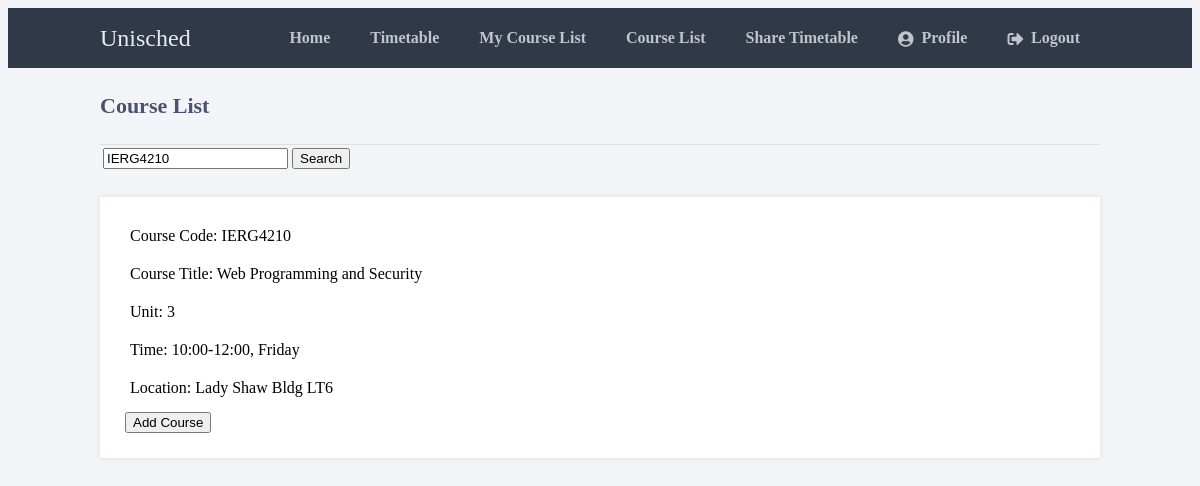
/courselist.php?k=IERG4210 (signed in), run on the app's committed database.
### tables this page shows
CREATE TABLE `courses` (
  `course_id` int(11) NOT NULL,
  `courseCode` varchar(255) NOT NULL,
  `courseTitle` varchar(255) NOT NULL,
  `unit` int(11) NOT NULL,
  `startTime` varchar(255) NOT NULL,
  `endTime` varchar(255) NOT NULL,
  `day` varchar(255) NOT NULL,
  `location` varchar(255) NOT NULL
);

### courselist.php (the view, shortened to what this page needs)
<?php
$db = unisched_DB();
?>
<!DOCTYPE html>
<html>
<head>
    <link href="css/home.css" rel="stylesheet" type="text/css">
    <link rel="stylesheet" href="https://use.fontawesome.com/releases/v5.7.1/css/all.css">
</head>
<body class="loggedin">
<nav class="navtop">
    <div>
        <h1>Unisched</h1>
        <a href="home.php">Home</a>
        <a href="timetable.php" onclick="showPage('timetable.php')">Timetable</a>
        <a href="mycourselist.php" onclick="showPage('mycourselist.php')">My Course List</a>
        <a href="courselist.php" onclick="showPage('courselist.php')">Course List</a>
        <a href="shared.php" onclick="showPage('shared.php')">Share Timetable</a>
        <a href="profile.php" onclick="showPage('profile.php')"><i class="fas fa-user-circle"></i>Profile</a>
        <a href="logout.php"><i class="fas fa-sign-out-alt"></i>Logout</a>
    </div>
</nav>
<div class="content" id="display">
    <h2>Course List</h2>
    <form action="" method="GET" name="">
	<table>
		<tr>
			<td><input type="text" name="k" value="<?php echo isset($_GET['k']) ? $_GET['k'] : ''; ?>" placeholder="Search for courses" /></td>
			<td><input type="submit" name="" value="Search" /></td>
		</tr>
	</table>
    </form>
    <?php
        $search_string = "SELECT * FROM courses";
        if (isset($_GET['k']) && $_GET['k'] != '') {
            $k = trim($_GET['k']);
            $keywords = explode(' ', $k);
            $search_string .= " WHERE ";
            foreach ($keywords as $word){
                $search_string .= "courseCode LIKE '%".$word."%' OR courseTitle LIKE '%".$word."%' OR ";
            }
            $search_string = substr($search_string, 0, strlen($search_string)-4);
        }
        $stmt = $db->prepare($search_string);
        $stmt->execute();
        $resultSet = $stmt->get_result();
        $res = $resultSet->fetch_all();
        foreach($res as $row){
    ?>
    <div onmouseover="this.style.background='#ccc'" onmouseout="this.style.background=''">
        <p id = "CourseCode<?php echo $row[0]; ?>">Course Code: <?php echo $row[1]; ?></p>
        <p id = "CourseTitle<?php echo $row[0]; ?>">Course Title: <?php echo $row[2]; ?></p>
        <p id = "Unit<?php echo $row[0]; ?>">Unit: <?php echo $row[3]; ?></p>
        <p id = "Time<?php echo $row[0]; ?>">Time: <?php echo $row[4]; ?>-<?php echo $row[5]; ?>, <?php echo $row[6]; ?></p>
        <p id = "Location<?php echo $row[0]; ?>">Location: <?php echo $row[7]; ?></p>
        <button type="button" onclick="addCourse(`<?php echo $_SESSION['id']; ?>`, `<?php echo $row[0]; ?>`)">Add Course</button>
    </div>
    <?php
        }
    ?>
</div>
</body>
</html>

### css/home.css (style rules this page uses)
.navtop { background-color: #2f3947; height: 60px; width: 100%; border: 0; }
.navtop div { display: flex; margin: 0 auto; width: 1000px; height: 100%; }
.navtop div h1, .navtop div a { display: inline-flex; align-items: center; }
.navtop div h1 { flex: 1; font-size: 24px; padding: 0; margin: 0; color: #eaebed; font-weight: normal; }
.navtop div a { padding: 0 20px; text-decoration: none; color: #c1c4c8; font-weight: bold; }
.navtop div a i { padding: 2px 8px 0 0; }
body.loggedin { background-color: #f3f4f7; }
.content { width: 1000px; margin: 0 auto; }
.content h2 { margin: 0; padding: 25px 0; font-size: 22px; border-bottom: 1px solid #e0e0e3; color: #4a536e; }
.content > p, .content > div { box-shadow: 0 0 5px 0 rgba(0, 0, 0, 0.1); margin: 25px 0; padding: 25px; background-color: #fff; }
.content > div p { padding: 5px; margin: 0 0 10px 0; }

### data on the page
courses: courseCode "IERG4210", courseTitle "Web Programming and Security", unit "3", startTime "10:00", endTime "12:00", day "Friday", location "Lady Shaw Bldg LT6"
